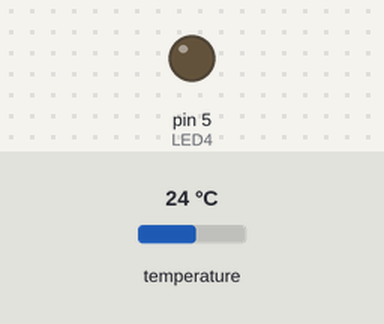
Bench run of a sketch on a simulated Arduino Uno, built with avr-gcc and run on an emulated ATmega328P. Shown: output pins drawn as LEDs (lit = HIGH). The inputs (shaded band) are chosen by the test bench; at power-on: temperature 24 °C. What the sketch prints to the serial monitor is not drawn.

Above: at 3.5 s.
At 6.9 s:
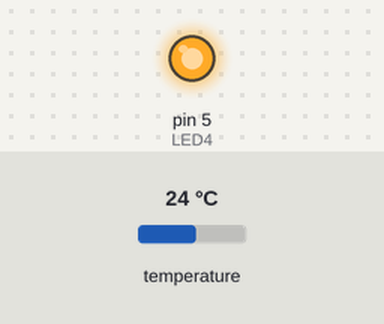
Timing chart, 0 to 9.4 s (numbered marks = the images above):
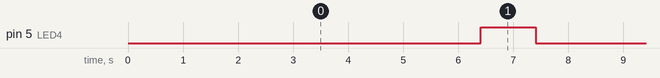

Measured:
- by itself, pin 5 (LED4): alternates HIGH for 1.0 s and LOW for 5.8 s

The sketch:

sketch_Digital_Temp_Sense_Reader.ino
```cpp
/* YourDu05/21/2018

***  FIX Wire.h include
terry@yourduino.com */

  #include <OneWire.h>    // Included within recent DallasTemperature
  #include <DallasTemperature.h>

  /*-----( Declare Constants )-----*/
  #define ONE_WIRE_BUS 7 /*-(Sensor on D3)-*/
  int LED4 = 5;  // D5 - Blinker


  /*-----( Declare objects )-----*/
  /* Set up a oneWire instance to communicate with any OneWire device*/
  OneWire ourWire(ONE_WIRE_BUS);

  /* Tell Dallas Temperature Library to use oneWire Library */
  DallasTemperature sensors(&ourWire);

  int numberOfDevices; // Number of temperature devices found

  /*-----( Declare Variables )-----*/
  // variable to hold device addresses
  DeviceAddress addCurSensor;


void setup() {
  /*-(start serial port to see results )-*/
  delay(500);
  Serial.begin(9600);
  Serial.println("YourDuino.com: Temperature Sensor Test Program");
  Serial.println("Temperature Sensor: DS18B20");
  //delay(1000);
  pinMode(LED4, OUTPUT);


  /*-( Start up the DallasTemperature library )-*/
  sensors.begin();

    // Grab a count of devices on the wire
  numberOfDevices = sensors.getDeviceCount();

  // locate devices on the bus
  Serial.print("Locating devices...");
  Serial.print("Found ");
  Serial.print(numberOfDevices, DEC);
  Serial.println(" devices.");

  sensors.getAddress(addCurSensor, 0);

  printAddress (addCurSensor);


}/*--(end setup )---*/


void loop(){
  Serial.println();
  Serial.print("Requesting temperature...");
  sensors.requestTemperatures(); // Send the command to get temperatures
  Serial.println("DONE");

  Serial.print("Device 1 (index 0) = ");
  Serial.print(sensors.getTempCByIndex(0));
  Serial.println(" Degrees C");
  Serial.print("Device 1 (index 0) = ");
  Serial.print(sensors.getTempFByIndex(0));
  Serial.println(" Degrees F");

//  Serial.print("Device Address - ");
//  Serial.println(addCurSensor);
  delay(5000);
  ////////

  // Blink led 4 (digital output 5)
  digitalWrite(LED4, HIGH);
  delay(1000);
  digitalWrite(LED4, LOW);
  //delay(1000);
  ///////
  }/* --(end main loop )-- */

void printAddress(DeviceAddress deviceAddress)
{
  for (uint8_t i = 0; i < 8; i++)
  {
    Serial.print("0x");
    if (deviceAddress[i] < 0x10) Serial.print("0");
    Serial.print(deviceAddress[i], HEX);
    if (i < 7) Serial.print(", ");
  }
  Serial.println("");
}

/* ( THE END ) */
```
